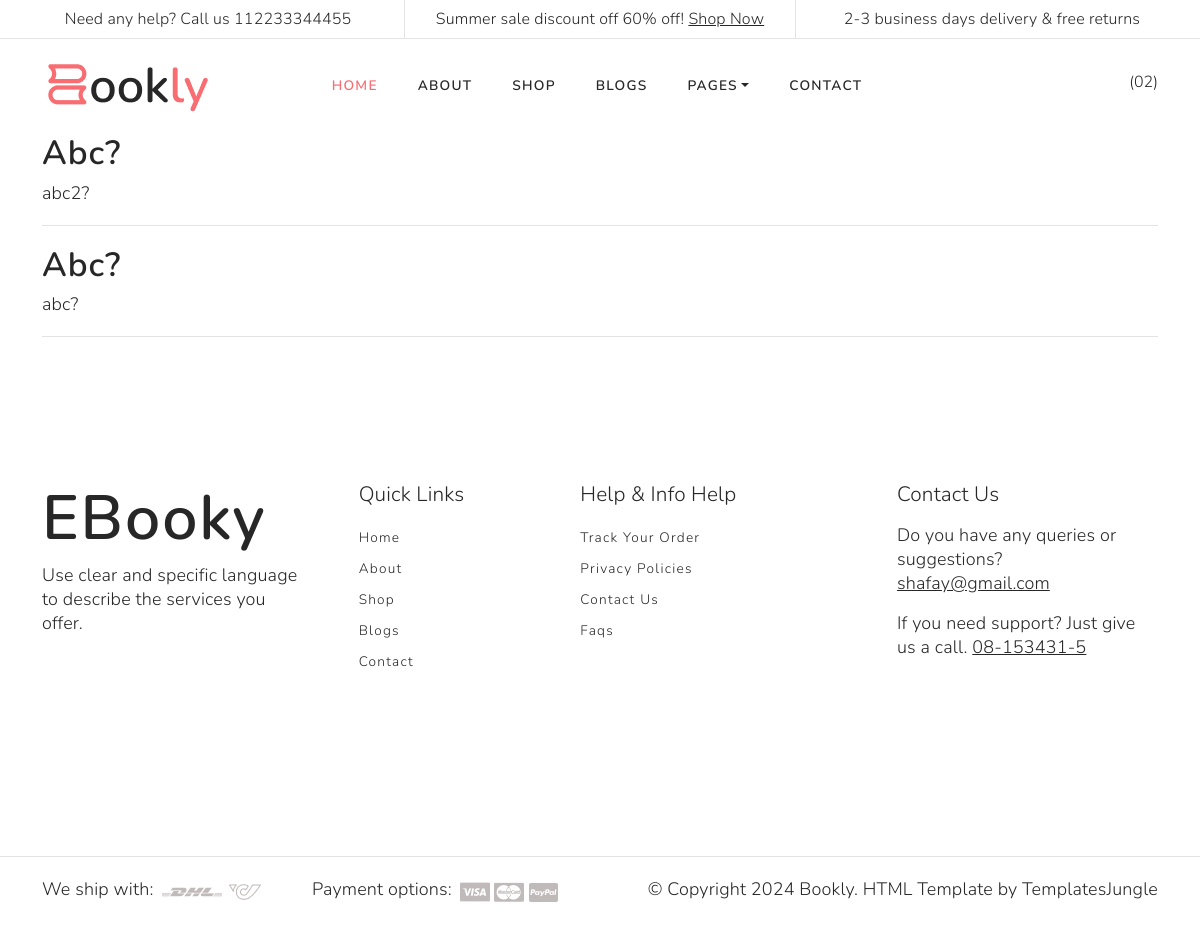
The app's page /User/faq.php with its own data.
### tables this page shows
CREATE TABLE `db_faq` (
  `Id` int(11) NOT NULL,
  `Question` varchar(500) NOT NULL,
  `Answer` varchar(500) NOT NULL,
  `Record Insertion Time` varchar(40) NOT NULL DEFAULT current_timestamp()
);

CREATE TABLE `db_websiteinfo` (
  `Id` int(11) NOT NULL,
  `Name` varchar(40) NOT NULL,
  `Email` varchar(50) NOT NULL,
  `Contact` varchar(100) NOT NULL,
  `Address` varchar(40) NOT NULL,
  `Discription` varchar(800) NOT NULL,
  `Facebook` varchar(100) NOT NULL,
  `Instagram` varchar(100) NOT NULL,
  `XLink` varchar(100) NOT NULL,
  `Record Insertion Time` varchar(40) NOT NULL DEFAULT current_timestamp()
);

### User/faq.php (the view, shortened to what this page needs)
<!DOCTYPE html>
<html lang="en">
<head>
</head>
<body>
    <?php include("header.php") ?>
    <div class="container">
    <?php
                $run_Query = mysqli_query($con, "SELECT * FROM `db_faq` ORDER BY `Record Insertion Time` DESC");
                if (mysqli_num_rows($run_Query) ==0 ) {?>
                    <p>No Record Found</p>
               <?php } else {
                 while($fetch =mysqli_fetch_array($run_Query)){?>
                            <h3><?php echo $fetch[1]; ?>?</h3>
                            <p><?php echo $fetch[2]; ?>?</p>
                        <hr>
    <?php }}
    echo "</div>";
    include("footer.php") ?>
</body>
</html>

### User/footer.php (shortened to what this page needs)
<?php
  include "../connection.php";
  $fetch_Data= mysqli_query($con,"SELECT * FROM `db_websiteinfo` order by id desc limit 1");
  $row = mysqli_fetch_array($fetch_Data);
?>
<footer id="footer" class="padding-large">
      <div class="container">
        <div class="row">
          <div class="footer-top-area">
            <div class="row d-flex flex-wrap justify-content-between">
              <div class="col-lg-3 col-sm-6 pb-3">
                <div class="footer-menu">
                  <h1><?php echo $row[1]; ?></h1>
                  <p><?php echo $row[5]; ?></p>
                  <div class="social-links">
                    <ul class="d-flex list-unstyled">
                      <li>
                        <a href=" <?php echo $row[6]; ?>" target="_blank">
                          <svg class="facebook">
                            <use xlink:href="#facebook" />
                          </svg>
                        </a>
                      </li>
                      <li>
                        <a href=" <?php echo $row[7]; ?>"target="_blank">
                          <svg class="instagram">
                            <use xlink:href="#instagram" />
                          </svg>
                        </a>
                      </li>
                      <li>
                        <a href=" <?php echo $row[8]; ?>"target="_blank">
                          <svg class="twitter">
                            <use xlink:href="#twitter" />
                          </svg>
                        </a>
                      </li>
                    </ul>
                  </div>
                </div>
              </div>
              <div class="col-lg-2 col-sm-6 pb-3">
                <div class="footer-menu text-capitalize">
                  <h5 class="widget-title pb-2">Quick Links</h5>
                  <ul class="menu-list list-unstyled text-capitalize">
                    <li class="menu-item mb-1">
                      <a href="#">Home</a>
                    </li>
                    <li class="menu-item mb-1">
                      <a href="About.php">About</a>
                    </li>
                    <li class="menu-item mb-1">
                      <a href="#">Shop</a>
                    </li>
                    <li class="menu-item mb-1">
                      <a href="#">Blogs</a>
                    </li>
                    <li class="menu-item mb-1">
                      <a href="contact.php">Contact</a>
                    </li>
                  </ul>
                </div>
              </div>
              <div class="col-lg-3 col-sm-6 pb-3">
                <div class="footer-menu text-capitalize">
                  <h5 class="widget-title pb-2">Help & Info Help</h5>
                  <ul class="menu-list list-unstyled">
                    <li class="menu-item mb-1">
                      <a href="#">Track Your Order</a>
                    </li>
                    <li class="menu-item mb-1">
                      <a href="privacypolicy.php">Privacy Policies</a>
                    </li>
                    <li class="menu-item mb-1">
                      <a href="#">Contact Us</a>
                    </li>
                    <li class="menu-item mb-1">
                      <a href="faq.php">Faqs</a>
                    </li>
                  </ul>
                </div>
              </div>
              <div class="col-lg-3 col-sm-6 pb-3">
                <div class="footer-menu contact-item">
                  <h5 class="widget-title text-capitalize pb-2">Contact Us</h5>
                  <p>Do you have any queries or suggestions? <a href="mailto:<?php echo $row[2]; ?>"
                      class="text-decoration-underline"><?php echo $row[2]; ?></a></p>
                  <p>If you need support? Just give us a call. <a href="tel: <?php echo $row[3]; ?>" class="text-decoration-underline">
                    <?php echo $row[3]; ?></a></p>
                </div>
              </div>
            </div>
          </div>
        </div>
      </div>
    </footer>
    <hr>
    <div id="footer-bottom" class="mb-2">
      <div class="container">
        <div class="d-flex flex-wrap justify-content-between">
          <div class="ship-and-payment d-flex gap-md-5 flex-wrap">
            <div class="shipping d-flex">
              <p>We ship with:</p>
              <div class="card-wrap ps-2">
                <img src="images/dhl.png" alt="visa">
                <img src="images/shippingcard.png" alt="mastercard">
              </div>
            </div>
            <div class="payment-method d-flex">
              <p>Payment options:</p>
              <div class="card-wrap ps-2">
                <img src="images/visa.jpg" alt="visa">
                <img src="images/mastercard.jpg" alt="mastercard">
                <img src="images/paypal.jpg" alt="paypal">
              </div>
            </div>
          </div>
          <div class="copyright">
            <p>© Copyright 2024 Bookly. HTML Template by <a href="https://templatesjungle.com/"
                target="_blank">TemplatesJungle</a>
            </p>
          </div>
        </div>
      </div>
    </div>
  </body>
</html>

### User/style.css (style rules this page uses)
:root { --accent-color: #717171; --white-color: #fff; --black-color: #272727; --gray-color: #F3F3F3; --gray-color-200: #E3E3E3; --gray-color-300: #E0E0E0; --gray-color-500: #D0D0D0; --gray-color-800: #3A3A3A; --light-gray-color: #D2D2D2; --primary-color: #F86D72; --bs-body-color: #272727; --bs-secondary-color: #FFE8F0; --bs-secondary-rgb: 255, 232, 240; --bs-primary-rgb: 248,109,114; --bs-border-color: #E3E3E3; --bs-dropdown-link-active-bg: #F5F5F5; --light-color: #F8F8F8; --light-blue-color: #EDF1F3; --navbar-color-color: #131814; --swiper-theme-color: #4A4A4A; --swiper-pagination-color: #4A4A4A; --bs-box-shadow: 0 0.2rem 0.6rem rgba(0, 0, 0, 0.08); --bs-btn-font-size: 1rem; }
:root { --body-font : "Nunito", sans-serif; --heading-font : "Nunito", sans-serif; }
*, *::before, *::after { -webkit-box-sizing: border-box; -moz-box-sizing: border-box; box-sizing: border-box; }
html { box-sizing: border-box; }
body { font-family: var(--body-font); font-size: 18px; font-weight: 300; margin: 0; }
p { color: var(--black-color); letter-spacing: 0.01rem; line-height: normal; }
a { color: var(--black-color); text-decoration: none; transition: 0.3s color ease-out; }
hr { margin: 1.25rem 0; color: var(--gray-color-200); opacity: 1; }
.padding-large { padding-top: 7em; padding-bottom: 7em; }
h1, h2, h3, h4, h5, h6 { font-family: var(--heading-font); text-transform: capitalize; letter-spacing: 0.03em; font-weight: 600; line-height: 115%; }
h4, h5, h6 { color: var(--light-black-color); }
h1 { font-size: 3.9rem; }
h3 { font-size: 2.1rem; }
h5 { font-size: 1.3rem; font-weight: 300; text-transform: capitalize; letter-spacing: 0.01rem; }
#footer .menu-list .menu-item a { font-size: 0.7619em; font-weight: 300; letter-spacing: 0.09em; color: var(--black-color); }
.social-links svg { width: 20px; height: 20px; transition: 0.3s ease-in-out; color: var(--light-gray-color); }
.social-links li { padding-right: 30px; }

### records on screen
db_faq: Question "Abc", Answer "abc2"
db_faq: Question "Abc", Answer "abc"
db_websiteinfo: Name "EBooky", Discription "Use clear and specific language to describe the services you offer.", Email "shafay@gmail.com", Contact "08-153431-5"
